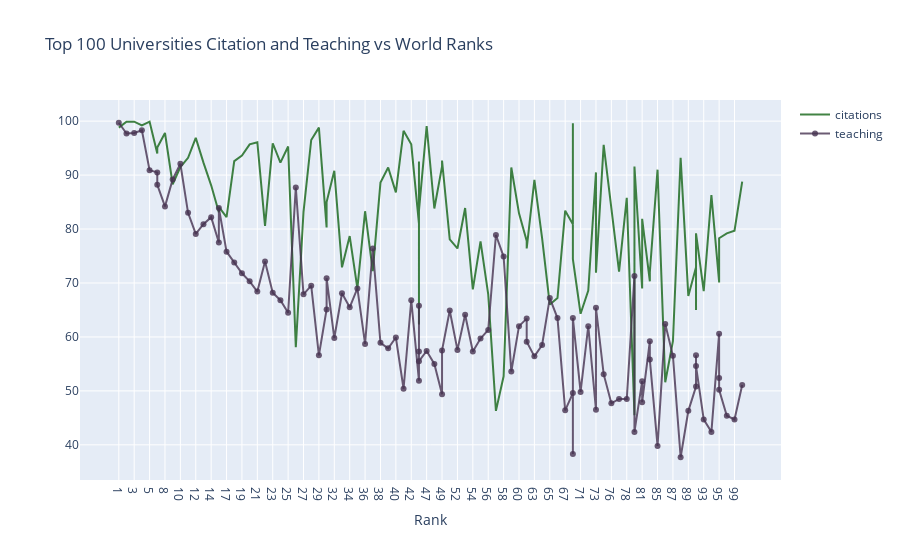

Here is the notebook cell this chart was saved with:
### Code cell
# importing necessary functions
import numpy as np #numpy
import matplotlib.pyplot as plt #matplotlib.pyplot
import pandas as pd

import plotly.graph_objs as go #plotly
from plotly.offline import init_notebook_mode, iplot # index iplot
init_notebook_mode(connected=True)
               
# The data install
timesData = pd.read_csv('D:\ME\World Universities Rankings/timesData.csv')
df = timesData.iloc[:100, :]

trace1 = go.Scatter(
    x = df.world_rank,
    y = df.citations,
    mode = 'lines',
    name = 'citations',
    marker = dict(color = 'rgba(19, 100, 22, 0.8)'),
    text = df.university_name
)

trace2 = go.Scatter(
    x = df.world_rank,
    y = df.teaching,
    mode = 'lines+markers',
    name = 'teaching',
    marker = dict(color = 'rgba(70, 50, 80, 0.8)'),
    text = df.university_name
)
data = [trace1, trace2]
layout = dict(title = 'Top 100 Universities Citation and Teaching vs World Ranks',
             xaxis = dict(title = 'Rank')
             )
fig = dict(data = data, layout = layout)
iplot(fig)

### Figure 1 — Plotly figure (JSON) as saved in the notebook; plotly's stock layout.template omitted (floating-point values rounded to 4 significant figures)
{"data": [{"marker": {"color": "rgba(19, 100, 22, 0.8)"}, "mode": "lines", "name": "citations", "text": ["Harvard University", "California Institute of Technology", "Massachusetts Institute of Technology", "Stanford University", "Princeton University", "University of Cambridge", "University of Oxford", "University of California, Berkeley", "Imperial College London", "Yale University", "University of California, Los Angeles", "University of Chicago", "Johns Hopkins University", "Cornell University", "ETH Zurich – Swiss Federal Institute of Technology Zurich", "University of Michigan", "University of Toronto", "Columbia University", "University of Pennsylvania", "Carnegie Mellon University", "University of Hong Kong", "University College London", "University of Washington", "Duke University", "Northwestern University", "University of Tokyo", "Georgia Institute of Technology", "Pohang University of Science and Technology", "University of California, Santa Barbara", "University of British Columbia", "University of North Carolina at Chapel Hill", "University of California, San Diego", "University of Illinois at Urbana-Champaign", "National University of Singapore", "McGill University", "University of Melbourne", "Peking University", "Washington University in St Louis", "École Polytechnique", "University of Edinburgh", "Hong Kong University of Science and Technology", "École Normale Supérieure", "Australian National University", "Karolinska Institute", "University of Göttingen", "University of Wisconsin", "Rice University", "École Polytechnique Fédérale de Lausanne", "University of California, Irvine", "University of Science and Technology of China", "Vanderbilt University", "University of Minnesota", "Tufts University", "University of California, Davis", "Brown University", "University of Massachusetts", "Kyoto University", "Tsinghua University", "Boston University", "New York University", "Emory University", "LMU Munich", "University of Notre Dame", "University of Pittsburgh", "Case Western Reserve University", "Ohio State University", "University of Colorado Boulder", "University of Bristol", "University of California, Santa Cruz", "Yeshiva University", "University of Sydney", "University of Virginia", "University of Adelaide", "University of Southern California", "William & Mary", "Trinity College Dublin", "King’s College London", "Stony Brook University", "Korea Advanced Institute of Science and Technology (KAIST)", "University of Sussex", "The University of Queensland", "University of York", "Heidelberg University", "University of Utah", "Durham University", "London School of Economics and Political Science", "University of Manchester", "Royal Holloway, University of London", "Lund University", "University of Southampton", "University of Zurich", "Wake Forest University", "McMaster University", "University College Dublin", "George Washington University", "University of Arizona", "University of Basel", "University of Maryland, College Park", "Dartmouth College", "École Normale Supérieure de Lyon"], "type": "scatter", "x": ["1", "2", "3", "4", "5", "6", "6", "8", "9", "10", "11", "12", "13", "14", "15", "15", "17", "18", "19", "20", "21", "22", "23", "24", "25", "26", "27", "28", "29", "30", "30", "32", "33", "34", "35", "36", "37", "38", "39", "40", "41", "42", "43", "43", "43", "43", "47", "48", "49", "49", "51", "52", "53", "54", "55", "56", "57", "58", "59", "60", "61", "61", "63", "64", "65", "66", "67", "68", "68", "68", "71", "72", "73", "73", "75", "76", "77", "78", "79", "79", "81", "81", "83", "83", "85", "86", "87", "88", "89", "90", "90", "90", "93", "94", "95", "95", "95", "98", "99", "100"], "y": [98.8, 99.9, 99.9, 99.2, 99.9, 94, 95.1, 97.8, 88.3, 91.5, 93.2, 96.9, 92.3, 88.1, 83.1, 84.1, 82.2, 92.6, 93.6, 95.7, 96.1, 80.6, 95.9, 92.3, 95.3, 58.1, 83.2, 96.5, 98.8, 80.3, 85, 90.8, 72.9, 78.7, 69, 83.3, 72.2, 88.6, 91.4, 86.8, 98.2, 95.7, 81, 62.3, 92.5, 83.4, 99.1, 83.8, 91.6, 92.7, 78.1, 76.4, 83.9, 68.8, 77.7, 67.9, 46.3, 52.7, 91.4, 82.9, 77.8, 76.4, 89.1, 78.3, 66, 67.2, 83.4, 80.9, 99.6, 74.4, 64.3, 68.6, 90.5, 71.9, 95.6, 84.4, 72.1, 85.8, 45.5, 91.6, 69, 81.9, 70.3, 72, 91, 51.6, 59.2, 93.2, 67.6, 72.9, 65, 79.2, 68.5, 86.3, 70.2, 70.1, 78.3, 79.2, 79.7, 88.8]}, {"marker": {"color": "rgba(70, 50, 80, 0.8)"}, "mode": "lines+markers", "name": "teaching", "text": ["Harvard University", "California Institute of Technology", "Massachusetts Institute of Technology", "Stanford University", "Princeton University", "University of Cambridge", "University of Oxford", "University of California, Berkeley", "Imperial College London", "Yale University", "University of California, Los Angeles", "University of Chicago", "Johns Hopkins University", "Cornell University", "ETH Zurich – Swiss Federal Institute of Technology Zurich", "University of Michigan", "University of Toronto", "Columbia University", "University of Pennsylvania", "Carnegie Mellon University", "University of Hong Kong", "University College London", "University of Washington", "Duke University", "Northwestern University", "University of Tokyo", "Georgia Institute of Technology", "Pohang University of Science and Technology", "University of California, Santa Barbara", "University of British Columbia", "University of North Carolina at Chapel Hill", "University of California, San Diego", "University of Illinois at Urbana-Champaign", "National University of Singapore", "McGill University", "University of Melbourne", "Peking University", "Washington University in St Louis", "École Polytechnique", "University of Edinburgh", "Hong Kong University of Science and Technology", "École Normale Supérieure", "Australian National University", "Karolinska Institute", "University of Göttingen", "University of Wisconsin", "Rice University", "École Polytechnique Fédérale de Lausanne", "University of California, Irvine", "University of Science and Technology of China", "Vanderbilt University", "University of Minnesota", "Tufts University", "University of California, Davis", "Brown University", "University of Massachusetts", "Kyoto University", "Tsinghua University", "Boston University", "New York University", "Emory University", "LMU Munich", "University of Notre Dame", "University of Pittsburgh", "Case Western Reserve University", "Ohio State University", "University of Colorado Boulder", "University of Bristol", "University of California, Santa Cruz", "Yeshiva University", "University of Sydney", "University of Virginia", "University of Adelaide", "University of Southern California", "William & Mary", "Trinity College Dublin", "King’s College London", "Stony Brook University", "Korea Advanced Institute of Science and Technology (KAIST)", "University of Sussex", "The University of Queensland", "University of York", "Heidelberg University", "University of Utah", "Durham University", "London School of Economics and Political Science", "University of Manchester", "Royal Holloway, University of London", "Lund University", "University of Southampton", "University of Zurich", "Wake Forest University", "McMaster University", "University College Dublin", "George Washington University", "University of Arizona", "University of Basel", "University of Maryland, College Park", "Dartmouth College", "École Normale Supérieure de Lyon"], "type": "scatter", "x": ["1", "2", "3", "4", "5", "6", "6", "8", "9", "10", "11", "12", "13", "14", "15", "15", "17", "18", "19", "20", "21", "22", "23", "24", "25", "26", "27", "28", "29", "30", "30", "32", "33", "34", "35", "36", "37", "38", "39", "40", "41", "42", "43", "43", "43", "43", "47", "48", "49", "49", "51", "52", "53", "54", "55", "56", "57", "58", "59", "60", "61", "61", "63", "64", "65", "66", "67", "68", "68", "68", "71", "72", "73", "73", "75", "76", "77", "78", "79", "79", "81", "81", "83", "83", "85", "86", "87", "88", "89", "90", "90", "90", "93", "94", "95", "95", "95", "98", "99", "100"], "y": [99.7, 97.7, 97.8, 98.3, 90.9, 90.5, 88.2, 84.2, 89.2, 92.1, 83, 79.1, 80.9, 82.2, 77.5, 83.9, 75.8, 73.8, 71.8, 70.3, 68.4, 74, 68.2, 66.8, 64.5, 87.7, 67.9, 69.5, 56.6, 65.1, 70.9, 59.8, 68.1, 65.5, 69, 58.7, 76.4, 58.9, 57.9, 59.9, 50.4, 66.8, 51.9, 65.8, 57.3, 55.5, 57.4, 55, 49.4, 57.5, 64.9, 57.6, 64.1, 57.3, 59.7, 61.3, 78.9, 74.9, 53.6, 62, 63.4, 59.1, 56.4, 58.5, 67.2, 63.5, 46.4, 49.6, 38.3, 63.5, 49.8, 62, 46.5, 65.4, 53.1, 47.7, 48.5, 48.5, 71.3, 42.4, 51.8, 47.9, 59.2, 55.8, 39.8, 62.4, 56.5, 37.7, 46.3, 50.8, 56.6, 54.6, 44.7, 42.4, 60.6, 52.4, 50.2, 45.4, 44.7, 51.1]}], "layout": {"title": {"text": "Top 100 Universities Citation and Teaching vs World Ranks"}, "xaxis": {"title": {"text": "Rank"}}}}
